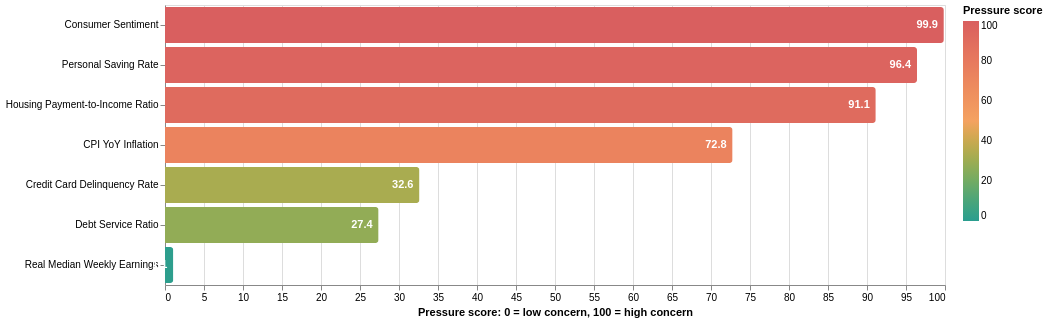

The code cell stored with this chart in its notebook:
### Markdown cell above
## 2. Current Pressure Drivers

The normalized score converts each household pressure indicator to a 0-100 pressure percentile. Higher bars mean the latest reading is more concerning relative to that indicator's own history. Indicators where lower values are worse, such as saving, real earnings, and sentiment, are reversed.

### Code cell
pressure_tooltip = [
    alt.Tooltip("indicator:N", title="Indicator"),
    alt.Tooltip("description:N", title="What it measures"),
    alt.Tooltip("latest_value:Q", title="Latest raw value", format=".2f"),
    alt.Tooltip("unit:N", title="Unit"),
    alt.Tooltip("latest_date_label:N", title="Latest observation date"),
    alt.Tooltip("pressure_percentile:Q", title="Pressure score", format=".1f"),
    alt.Tooltip("pressure_level:N", title="Pressure level"),
    alt.Tooltip("pressure_direction_label:N", title="Pressure direction"),
]

pressure_base = alt.Chart(household_pressure_summary).encode(
    x=alt.X(
        "pressure_percentile:Q",
        title="Pressure score: 0 = low concern, 100 = high concern",
        scale=alt.Scale(domain=[0, 100]),
    ),
    y=alt.Y(
        "indicator:N",
        title=None,
        sort=alt.SortField(field="pressure_percentile", order="descending"),
    ),
)
pressure_bars = pressure_base.mark_bar(cornerRadiusEnd=3).encode(
    color=alt.Color(
        "pressure_percentile:Q",
        title="Pressure score",
        scale=alt.Scale(domain=[0, 50, 100], range=PRESSURE_COLORS),
    ),
    tooltip=pressure_tooltip,
)
pressure_labels = pressure_base.mark_text(
    align="right",
    baseline="middle",
    dx=-6,
    color="white",
    fontWeight="bold",
).encode(
    text=alt.Text("pressure_percentile:Q", format=".1f")
)
pressure_score_chart = (pressure_bars + pressure_labels).properties(width=780, height=280)
display(pressure_score_chart)

### Figure 1 — Vega-Lite specification as saved in the notebook (floating-point values rounded to 4 significant figures)
{"config": {"view": {"continuousWidth": 300, "continuousHeight": 300}}, "layer": [{"mark": {"type": "bar", "cornerRadiusEnd": 3}, "encoding": {"color": {"field": "pressure_percentile", "scale": {"domain": [0, 50, 100], "range": ["#2a9d8f", "#f4a261", "#d95f5f"]}, "title": "Pressure score", "type": "quantitative"}, "tooltip": [{"field": "indicator", "title": "Indicator", "type": "nominal"}, {"field": "description", "title": "What it measures", "type": "nominal"}, {"field": "latest_value", "format": ".2f", "title": "Latest raw value", "type": "quantitative"}, {"field": "unit", "title": "Unit", "type": "nominal"}, {"field": "latest_date_label", "title": "Latest observation date", "type": "nominal"}, {"field": "pressure_percentile", "format": ".1f", "title": "Pressure score", "type": "quantitative"}, {"field": "pressure_level", "title": "Pressure level", "type": "nominal"}, {"field": "pressure_direction_label", "title": "Pressure direction", "type": "nominal"}], "x": {"field": "pressure_percentile", "scale": {"domain": [0, 100]}, "title": "Pressure score: 0 = low concern, 100 = high concern", "type": "quantitative"}, "y": {"field": "indicator", "sort": {"field": "pressure_percentile", "order": "descending"}, "title": null, "type": "nominal"}}}, {"mark": {"type": "text", "align": "right", "baseline": "middle", "color": "white", "dx": -6, "fontWeight": "bold"}, "encoding": {"text": {"field": "pressure_percentile", "format": ".1f", "type": "quantitative"}, "x": {"field": "pressure_percentile", "scale": {"domain": [0, 100]}, "title": "Pressure score: 0 = low concern, 100 = high concern", "type": "quantitative"}, "y": {"field": "indicator", "sort": {"field": "pressure_percentile", "order": "descending"}, "title": null, "type": "nominal"}}}], "data": {"name": "data-c8d2f479d358dd3c87d3e13a8de7889b"}, "height": 280, "width": 780, "$schema": "https://vega.github.io/schema/vega-lite/v6.4.1.json", "datasets": {"data-c8d2f479d358dd3c87d3e13a8de7889b": [{"series_code": "TDSP", "indicator": "Debt Service Ratio", "group": "Household pressure indicators", "latest_date": "2025-10-01T00:00:00", "latest_value": 11.32, "unit": "%", "historical_average": 12.46, "historical_median": 11.76, "historical_min": 9.051, "historical_max": 15.85, "pressure_percentile": 27.38, "pressure_level": "lower", "pressure_direction": "higher_is_worse", "pressure_direction_label": "Higher values indicate higher pressure", "indicator_order": 0, "latest_date_label": "2025-10-01", "latest_value_label": "11.32%", "pressure_percentile_label": "27.4", "description": "Share of disposable income going to required household debt payments."}, {"series_code": "PSAVERT", "indicator": "Personal Saving Rate", "group": "Household pressure indicators", "latest_date": "2026-04-01T00:00:00", "latest_value": 2.6, "unit": "%", "historical_average": 8.376, "historical_median": 8.3, "historical_min": 1.4, "historical_max": 31.8, "pressure_percentile": 96.41, "pressure_level": "elevated", "pressure_direction": "lower_is_worse", "pressure_direction_label": "Lower values indicate higher pressure", "indicator_order": 1, "latest_date_label": "2026-04-01", "latest_value_label": "2.60%", "pressure_percentile_label": "96.4", "description": "How much income households save after spending and taxes; lower saving means more pressure."}, {"series_code": "DRCCLACBS", "indicator": "Credit Card Delinquency Rate", "group": "Household pressure indicators", "latest_date": "2026-01-01T00:00:00", "latest_value": 2.92, "unit": "%", "historical_average": 3.692, "historical_median": 3.85, "historical_min": 1.53, "historical_max": 6.77, "pressure_percentile": 32.62, "pressure_level": "lower", "pressure_direction": "higher_is_worse", "pressure_direction_label": "Higher values indicate higher pressure", "indicator_order": 2, "latest_date_label": "2026-01-01", "latest_value_label": "2.92%", "pressure_percentile_label": "32.6", "description": "Share of credit card loans where borrowers are falling behind."}, {"series_code": NaN, "indicator": "CPI YoY Inflation", "group": "Household pressure indicators", "latest_date": "2026-05-01T00:00:00", "latest_value": 4.27, "unit": "%", "historical_average": 3.521, "historical_median": 2.868, "historical_min": -2.988, "historical_max": 14.59, "pressure_percentile": 72.77, "pressure_level": "moderate/mixed", "pressure_direction": "higher_is_worse", "pressure_direction_label": "Higher values indicate higher pressure", "indicator_order": 3, "latest_date_label": "2026-05-01", "latest_value_label": "4.27%", "pressure_percentile_label": "72.8", "description": "Year-over-year cost-of-living pressure."}, {"series_code": NaN, "indicator": "Real Median Weekly Earnings", "group": "Household pressure indicators", "latest_date": "2026-01-01T00:00:00", "latest_value": 376.0, "unit": "real dollars", "historical_average": 334.2, "historical_median": 334.0, "historical_min": 309.0, "historical_max": 393.0, "pressure_percentile": 1.064, "pressure_level": "lower", "pressure_direction": "lower_is_worse", "pressure_direction_label": "Lower values indicate higher pressure", "indicator_order": 4, "latest_date_label": "2026-01-01", "latest_value_label": "$376", "pressure_percentile_label": "1.1", "description": "Inflation-adjusted worker earnings; lower real earnings mean more pressure."}, {"series_code": NaN, "indicator": "Consumer Sentiment", "group": "Household pressure indicators", "latest_date": "2026-04-01T00:00:00", "latest_value": 49.8, "unit": "index", "historical_average": 84.57, "historical_median": 88.4, "historical_min": 49.8, "historical_max": 112.0, "pressure_percentile": 99.85, "pressure_level": "elevated", "pressure_direction": "lower_is_worse", "pressure_direction_label": "Lower values indicate higher pressure", "indicator_order": 5, "latest_date_label": "2026-04-01", "latest_value_label": "49.8 index", "pressure_percentile_label": "99.9", "description": "Household confidence about the economy; lower sentiment signals broader strain."}, {"series_code": NaN, "indicator": "Housing Payment-to-Income Ratio", "group": "Household pressure indicators", "latest_date": "2026-03-31T00:00:00", "latest_value": 28.04, "unit": "%", "historical_average": 17.76, "historical_median": 16.22, "historical_min": 11.82, "historical_max": 34.36, "pressure_percentile": 91.12, "pressure_level": "elevated", "pressure_direction": "higher_is_worse", "pressure_direction_label": "Higher values indicate higher pressure", "indicator_order": 6, "latest_date_label": "2026-03-31", "latest_value_label": "28.04%", "pressure_percentile_label": "91.1", "description": "Estimated mortgage payment burden relative to household income."}]}}
